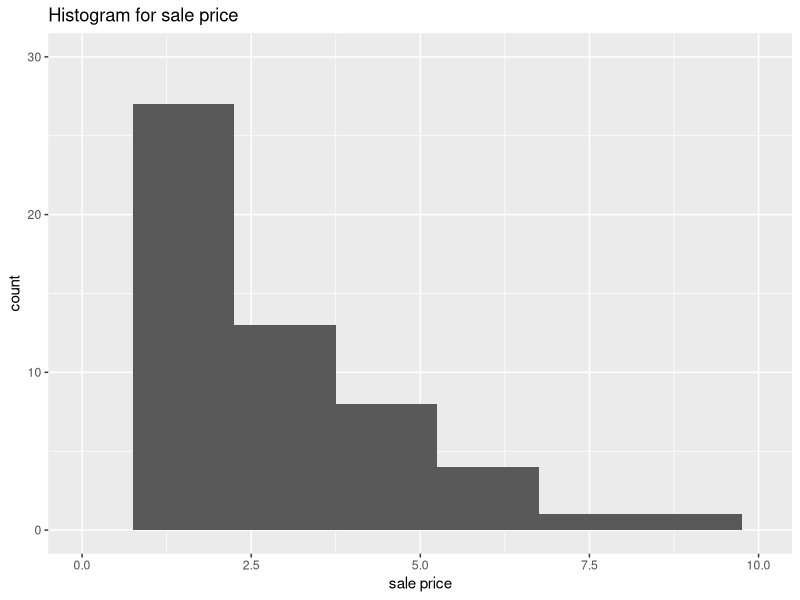
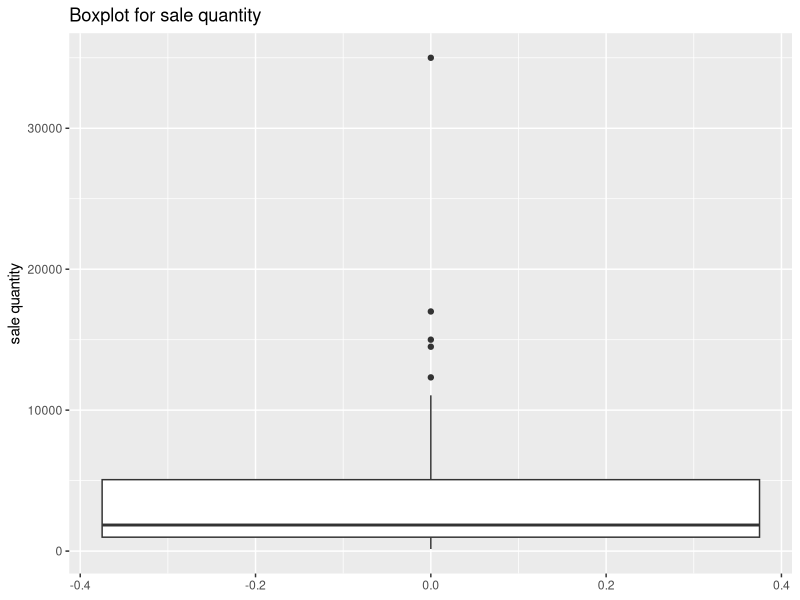
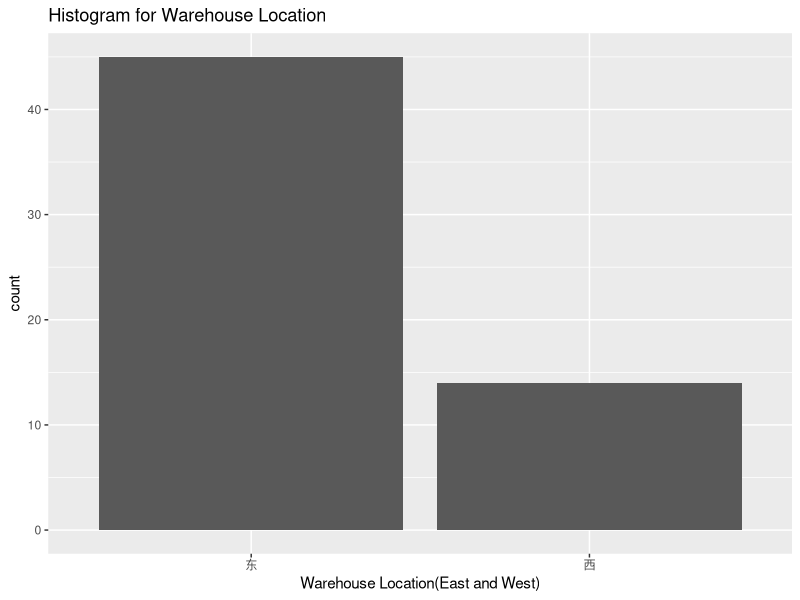
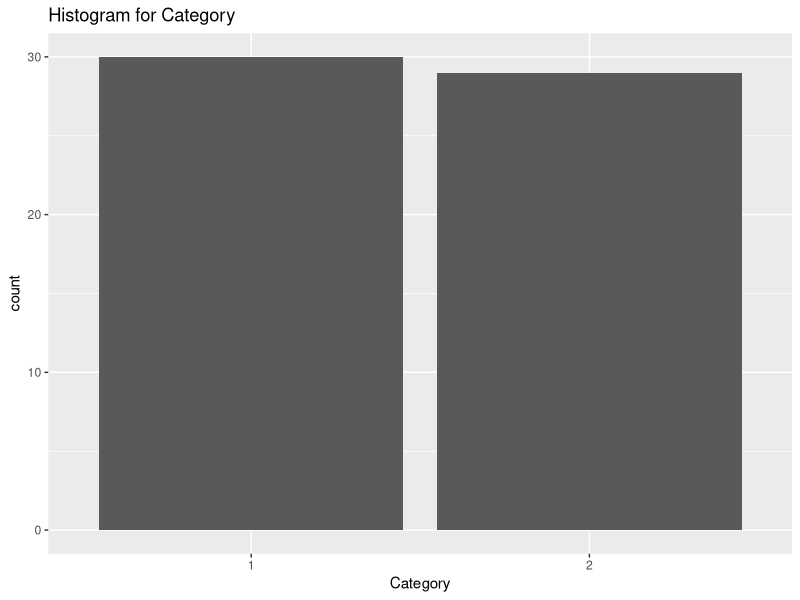
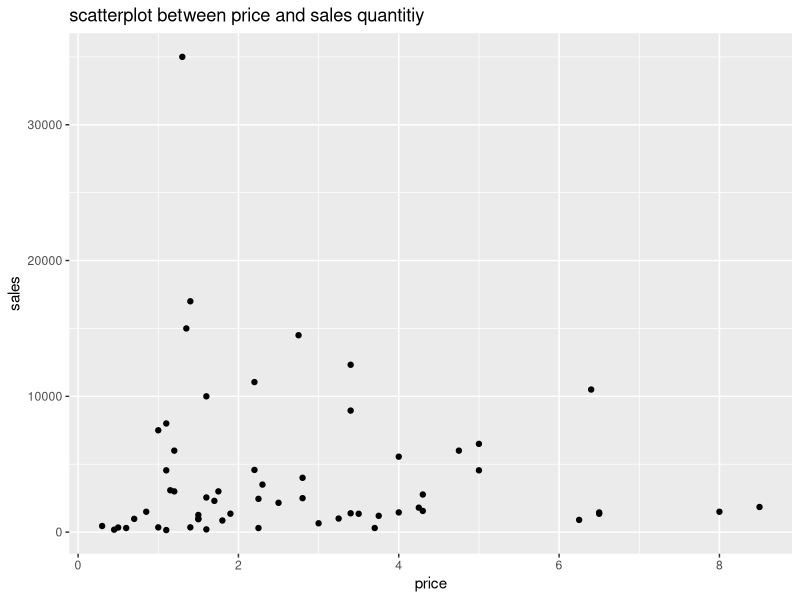
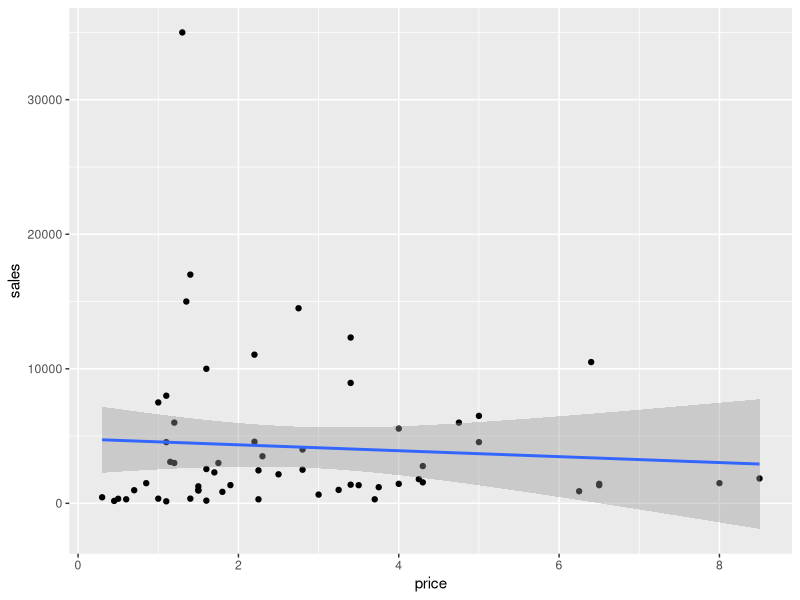
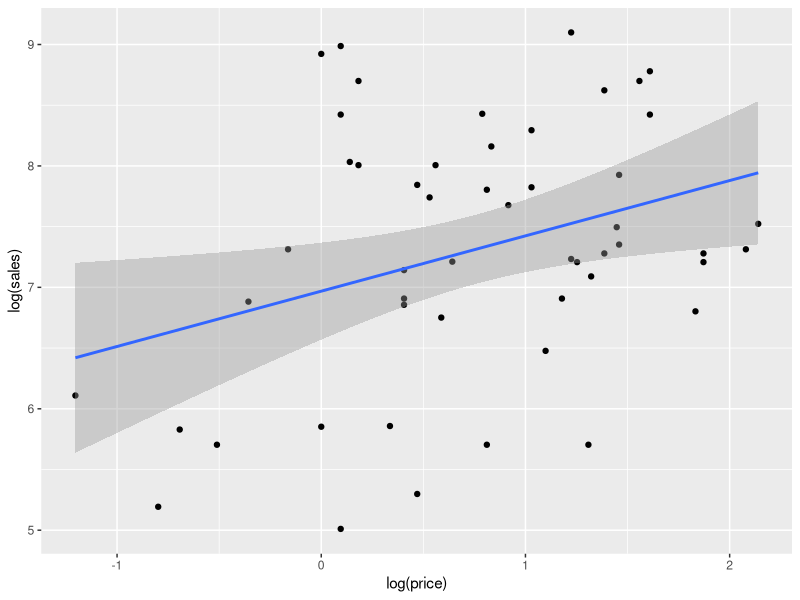

Reproduce these figures in R, in order.
## ---- chunk 1
# 载入包裹
library(tidyverse)
library(readxl)
## ---- chunk 2
# 读取数据
price <- read_excel("price.xlsx")
View(price) 
## ---- chunk 3
# 更改数据列名称
colnames(price) <- c("names","price","category","sales","warehouse")
price$category <- as.character(price$category)
## ---- chunk 4
# 可以从图看出，大部分销售价格在0-3.5之间， 销售价格在7.5以上的产品比较罕见
ggplot(data = price, aes(x=price)) + 
  geom_histogram(bins = 25, binwidth = 1.5)+
  ylim(0,30)+
  xlim(0,10)+ 
  labs(x = "sale price",
       y = "count",
       title = "Histogram for sale price",
       )

# 可以从图看出，大部分销售数量在5000以下，只有5个商贩的数量在10000以上。其中有一个商贩的销售数量在30000之上。
ggplot(data = price, aes(y=sales)) + 
  geom_boxplot()+
  labs(y = "sale quantity",
       title = "Boxplot for sale quantity",
       )

#大部分货品是从发货地（东）发出的
ggplot(data = price, aes(x=warehouse)) + 
  geom_bar()+
  labs(x = "Warehouse Location(East and West)",
       y = "count",
       title = "Histogram for Warehouse Location",
       )

# 对于商品的分类1和2 占比相当，趋于相同
ggplot(data = price, aes(x=category)) + 
  geom_bar()+
  labs(x = "Category",
       y = "count",
       title = "Histogram for Category",
       )

## ---- chunk 5
# 可以从散点出看出，大部分商品的销售价格在4以下，销售数量在10000以下。
ggplot(data = price, aes(x=price, y=sales)) + 
  geom_point()+
  labs(title = 'scatterplot between price and sales quantitiy')

## ---- chunk 6
model1 <- lm(sales ~ price, data = price)
summary(model1)
confint(model1)
ggplot(data=price, aes(x=price, y=sales))+
  geom_point()+
  geom_smooth(method=lm)
# 模型结果显示p值=0.5816，模型的统计意义不显著（需要小于0.05可以认为显著）。销售价格和销售数量没有明显的回归关系
# 虽然结果不显著，仍可以将这个模型概括为    销售数量 = 4789.7 - 219.8 * 销售价格（只有参考意义）
# 销售价格的增高会导致销售数量的减少
# 建议将异常值（销售量大于10000的观察点）去除，再做后续分析
## ---- chunk 7
price_1 <- price %>% filter(sales <10000) 
model2 <- lm(log(sales) ~ log(price), data = price_1)
summary(model2)
confint(model2)
ggplot(data=price_1, aes(x=log(price), y=log(sales)))+
  geom_point()+
  geom_smooth(method=lm)

# 将销售数量高于10000的数据切除，
# 再将销售价格和销售数量对数函数化，用两者来做回归模型
# 模型结果显示p值=0.01752，模型的统计意义显著。log（销售价格）和log（销售数量）有明显的回归关系
# 模型结果统计意义显著，但R平方0.1098表示模型效果欠佳
# 可以将这个模型概括为    log销售数量 = 6.9687 - 0.4554 * log销售价格
# log销售价格的增高会导致log销售数量的增加
# 建议尝试其他模型做后续分析

